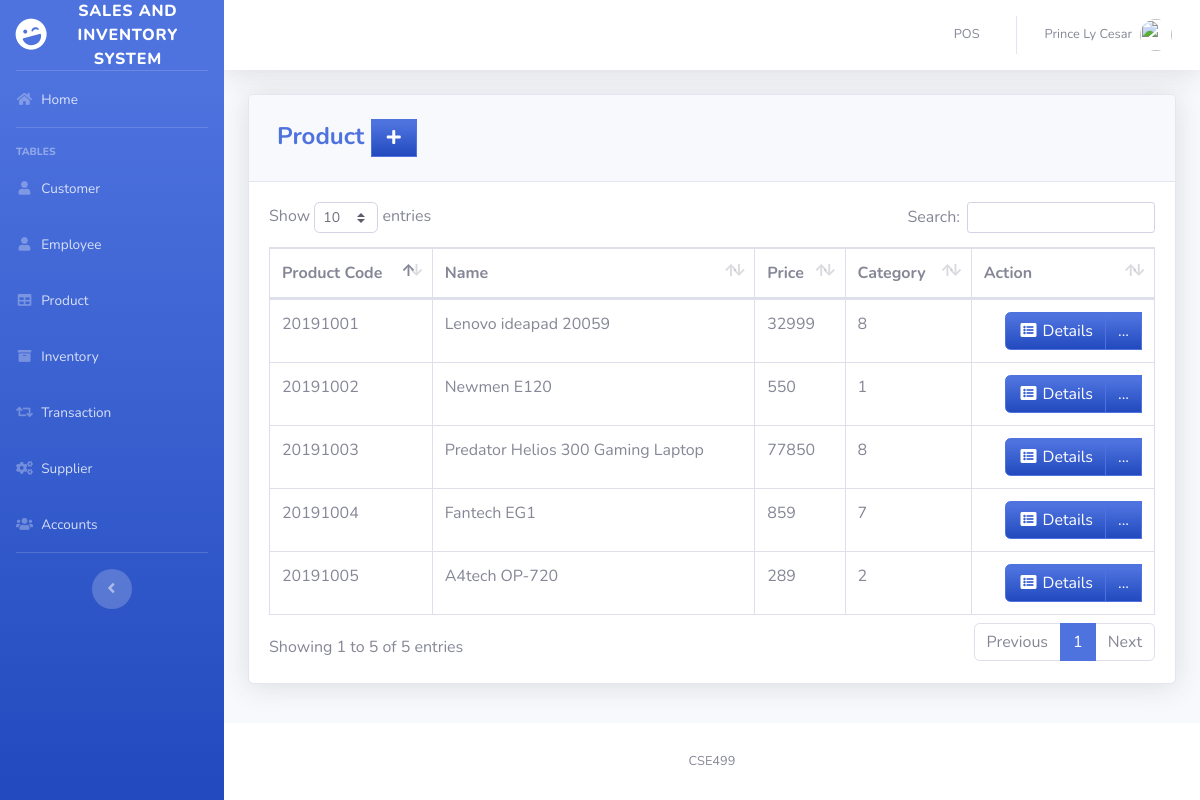
Page /pages/product.php (signed in) on the earlier database version.
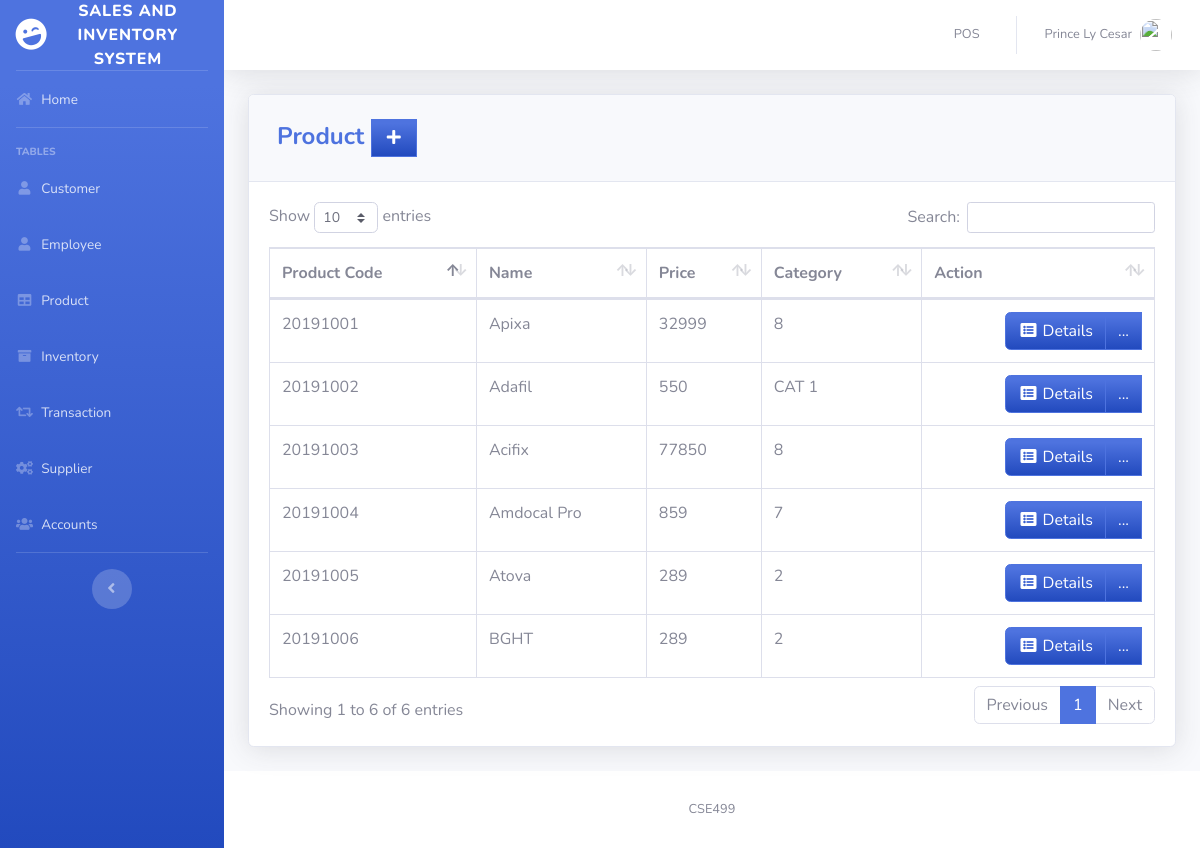
Same page on the later database version.
### tables this page shows
CREATE TABLE `product` (
  `PRODUCT_ID` int(11) NOT NULL,
  `PRODUCT_CODE` varchar(20) NOT NULL,
  `NAME` varchar(50) DEFAULT NULL,
  `DESCRIPTION` varchar(250) NOT NULL,
  `QTY_STOCK` int(50) DEFAULT NULL,
  `ON_HAND` int(250) NOT NULL,
  `PRICE` int(50) DEFAULT NULL,
  `CATEGORY_ID` int(11) DEFAULT NULL,
  `SUPPLIER_ID` int(11) DEFAULT NULL,
  `DATE_STOCK_IN` varchar(50) NOT NULL
);

CREATE TABLE `category` (
  `CATEGORY_ID` int(11) NOT NULL,
  `CNAME` varchar(50) DEFAULT NULL
);

### pages/product.php (the view, shortened to what this page needs)
<?php
include'../includes/connection.php';
include'../includes/sidebar.php';
?>
            <div class="card shadow mb-4">
            <div class="card-header py-3">
              <h4 class="m-2 font-weight-bold text-primary">Product&nbsp;<a  href="#" data-toggle="modal" data-target="#aModal" type="button" class="btn btn-primary bg-gradient-primary" style="border-radius: 0px;"><i class="fas fa-fw fa-plus"></i></a></h4>
            </div>
            <div class="card-body">
              <div class="table-responsive">
                <table class="table table-bordered" id="dataTable" width="100%" cellspacing="0">
               <thead>
                   <tr>
                     <th>Product Code</th>
                     <th>Name</th>
                     <th>Price</th>
                     <th>Category</th>
                     <th>Action</th>
                   </tr>
               </thead>
          <tbody>
<?php
    $query = 'SELECT PRODUCT_ID, PRODUCT_CODE, NAME, PRICE, CNAME, DATE_STOCK_IN FROM product p join category c on p.CATEGORY_ID=c.CATEGORY_ID GROUP BY PRODUCT_CODE';
        $result = mysqli_query($db, $query) or die (mysqli_error($db));
            while ($row = mysqli_fetch_assoc($result)) {
                echo '<tr>';
                echo '<td>'. $row['PRODUCT_CODE'].'</td>';
                echo '<td>'. $row['NAME'].'</td>';
                echo '<td>'. $row['PRICE'].'</td>';
                echo '<td>'. $row['CNAME'].'</td>';
                      echo '<td align="right"> <div class="btn-group">
                              <a type="button" class="btn btn-primary bg-gradient-primary" href="pro_searchfrm.php?action=edit & id='.$row['PRODUCT_CODE'] . '"><i class="fas fa-fw fa-list-alt"></i> Details</a>
                            <div class="btn-group">
                              <a type="button" class="btn btn-primary bg-gradient-primary dropdown no-arrow" data-toggle="dropdown" style="color:white;">
                              ... <span class="caret"></span></a>
                            <ul class="dropdown-menu text-center" role="menu">
                                <li>
                                  <a type="button" class="btn btn-warning bg-gradient-warning btn-block" style="border-radius: 0px;" href="pro_edit.php?action=edit & id='.$row['PRODUCT_ID']. '">
                                    <i class="fas fa-fw fa-edit"></i> Edit
                                  </a>
                                </li>
                            </ul>
                            </div>
                          </div> </td>';
                echo '</tr> ';
                        }
?>
                                </tbody>
                            </table>
                        </div>
                    </div>
                  </div>
<?php
include'../includes/footer.php';
?>

Differences in the rows shown:
changed product: NAME "Lenovo ideapad 20059" → "Apixa"
changed product: NAME "Newmen E120" → "Adafil"; CATEGORY_ID.CNAME "1" → "CAT 1"
changed product: NAME "Predator Helios 300 Gaming Laptop" → "Acifix"
changed product: NAME "Fantech EG1" → "Amdocal Pro"
changed product: NAME "A4tech OP-720" → "Atova"
added product: PRODUCT_CODE "20191006", NAME "BGHT", PRICE "289", CATEGORY_ID.CNAME "2"
Other differences:
text written by a page script: "Show entries Search: Showing 1 to 5 of 5 entries Previous 1 Next" → "Show entries Search: Showing 1 to 6 of 6 entries Previous 1 Next"
